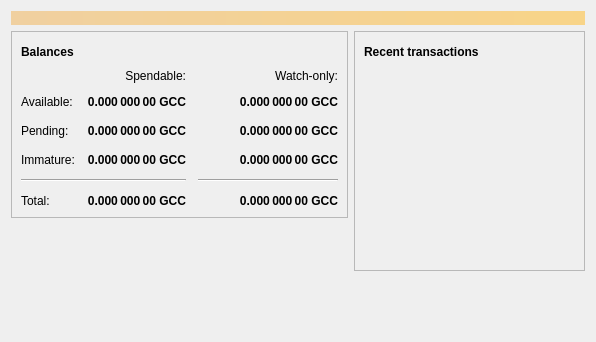
<?xml version="1.0" encoding="UTF-8"?>
<ui version="4.0">
 <class>OverviewPage</class>
 <widget class="QWidget" name="OverviewPage">
  <property name="geometry">
   <rect>
    <x>0</x>
    <y>0</y>
    <width>596</width>
    <height>342</height>
   </rect>
  </property>
  <property name="windowTitle">
   <string>Form</string>
  </property>
  <layout class="QVBoxLayout" name="topLayout">
   <item>
    <widget class="QLabel" name="labelAlerts">
     <property name="visible">
      <bool>false</bool>
     </property>
     <property name="styleSheet">
      <string notr="true">background-color: qlineargradient(x1: 0, y1: 0, x2: 1, y2: 0, stop:0 #F0D0A0, stop:1 #F8D488); color:#000000;</string>
     </property>
     <property name="wordWrap">
      <bool>true</bool>
     </property>
     <property name="margin">
      <number>3</number>
     </property>
    </widget>
   </item>
   <item>
    <layout class="QHBoxLayout" name="horizontalLayout" stretch="1,1">
     <item>
      <layout class="QVBoxLayout" name="verticalLayout_2">
       <item>
        <widget class="QFrame" name="frame">
         <property name="frameShape">
          <enum>QFrame::StyledPanel</enum>
         </property>
         <property name="frameShadow">
          <enum>QFrame::Raised</enum>
         </property>
         <layout class="QVBoxLayout" name="verticalLayout_4">
          <item>
           <layout class="QHBoxLayout" name="horizontalLayout_4">
            <item>
             <widget class="QLabel" name="label_5">
              <property name="font">
               <font>
                <weight>75</weight>
                <bold>true</bold>
               </font>
              </property>
              <property name="text">
               <string>Balances</string>
              </property>
             </widget>
            </item>
            <item>
             <widget class="QPushButton" name="labelWalletStatus">
              <property name="enabled">
               <bool>false</bool>
              </property>
              <property name="maximumSize">
               <size>
                <width>30</width>
                <height>16777215</height>
               </size>
              </property>
              <property name="toolTip">
               <string>The displayed information may be out of date. Your wallet automatically synchronizes with the Crowcoin network after a connection is established, but this process has not completed yet.</string>
              </property>
              <property name="text">
               <string/>
              </property>
              <property name="icon">
               <iconset resource="../crowcoin.qrc">
                <normaloff>:/icons/warning</normaloff>
                <disabledoff>:/icons/warning</disabledoff>:/icons/warning</iconset>
              </property>
              <property name="iconSize">
               <size>
                <width>24</width>
                <height>24</height>
               </size>
              </property>
              <property name="flat">
               <bool>true</bool>
              </property>
             </widget>
            </item>
            <item>
             <spacer name="horizontalSpacer_3">
              <property name="orientation">
               <enum>Qt::Horizontal</enum>
              </property>
              <property name="sizeHint" stdset="0">
               <size>
                <width>40</width>
                <height>20</height>
               </size>
              </property>
             </spacer>
            </item>
           </layout>
          </item>
          <item>
           <layout class="QGridLayout" name="gridLayout">
            <property name="spacing">
             <number>12</number>
            </property>
            <item row="2" column="2">
             <widget class="QLabel" name="labelWatchPending">
              <property name="font">
               <font>
                <weight>75</weight>
                <bold>true</bold>
               </font>
              </property>
              <property name="cursor">
               <cursorShape>IBeamCursor</cursorShape>
              </property>
              <property name="toolTip">
               <string>Unconfirmed transactions to watch-only addresses</string>
              </property>
              <property name="text">
               <string notr="true">0.000 000 00 GCC</string>
              </property>
              <property name="alignment">
               <set>Qt::AlignRight|Qt::AlignTrailing|Qt::AlignVCenter</set>
              </property>
              <property name="textInteractionFlags">
               <set>Qt::LinksAccessibleByMouse|Qt::TextSelectableByKeyboard|Qt::TextSelectableByMouse</set>
              </property>
             </widget>
            </item>
            <item row="2" column="1">
             <widget class="QLabel" name="labelUnconfirmed">
              <property name="font">
               <font>
                <weight>75</weight>
                <bold>true</bold>
               </font>
              </property>
              <property name="cursor">
               <cursorShape>IBeamCursor</cursorShape>
              </property>
              <property name="toolTip">
               <string>Total of transactions that have yet to be confirmed, and do not yet count toward the spendable balance</string>
              </property>
              <property name="text">
               <string notr="true">0.000 000 00 GCC</string>
              </property>
              <property name="alignment">
               <set>Qt::AlignRight|Qt::AlignTrailing|Qt::AlignVCenter</set>
              </property>
              <property name="textInteractionFlags">
               <set>Qt::LinksAccessibleByMouse|Qt::TextSelectableByKeyboard|Qt::TextSelectableByMouse</set>
              </property>
             </widget>
            </item>
            <item row="3" column="2">
             <widget class="QLabel" name="labelWatchImmature">
              <property name="font">
               <font>
                <weight>75</weight>
                <bold>true</bold>
               </font>
              </property>
              <property name="cursor">
               <cursorShape>IBeamCursor</cursorShape>
              </property>
              <property name="toolTip">
               <string>Mined balance in watch-only addresses that has not yet matured</string>
              </property>
              <property name="text">
               <string notr="true">0.000 000 00 GCC</string>
              </property>
              <property name="alignment">
               <set>Qt::AlignRight|Qt::AlignTrailing|Qt::AlignVCenter</set>
              </property>
              <property name="textInteractionFlags">
               <set>Qt::LinksAccessibleByMouse|Qt::TextSelectableByKeyboard|Qt::TextSelectableByMouse</set>
              </property>
             </widget>
            </item>
            <item row="4" column="0" colspan="2">
             <widget class="Line" name="line">
              <property name="orientation">
               <enum>Qt::Horizontal</enum>
              </property>
             </widget>
            </item>
            <item row="4" column="2">
             <widget class="Line" name="lineWatchBalance">
              <property name="sizePolicy">
               <sizepolicy hsizetype="Preferred" vsizetype="Fixed">
                <horstretch>0</horstretch>
                <verstretch>0</verstretch>
               </sizepolicy>
              </property>
              <property name="minimumSize">
               <size>
                <width>140</width>
                <height>0</height>
               </size>
              </property>
              <property name="orientation">
               <enum>Qt::Horizontal</enum>
              </property>
             </widget>
            </item>
            <item row="5" column="0">
             <widget class="QLabel" name="labelTotalText">
              <property name="text">
               <string>Total:</string>
              </property>
             </widget>
            </item>
            <item row="3" column="1">
             <widget class="QLabel" name="labelImmature">
              <property name="font">
               <font>
                <weight>75</weight>
                <bold>true</bold>
               </font>
              </property>
              <property name="cursor">
               <cursorShape>IBeamCursor</cursorShape>
              </property>
              <property name="toolTip">
               <string>Mined balance that has not yet matured</string>
              </property>
              <property name="text">
               <string notr="true">0.000 000 00 GCC</string>
              </property>
              <property name="alignment">
               <set>Qt::AlignRight|Qt::AlignTrailing|Qt::AlignVCenter</set>
              </property>
              <property name="textInteractionFlags">
               <set>Qt::LinksAccessibleByMouse|Qt::TextSelectableByKeyboard|Qt::TextSelectableByMouse</set>
              </property>
             </widget>
            </item>
            <item row="2" column="3">
             <spacer name="horizontalSpacer_2">
              <property name="orientation">
               <enum>Qt::Horizontal</enum>
              </property>
              <property name="sizeHint" stdset="0">
               <size>
                <width>40</width>
                <height>20</height>
               </size>
              </property>
             </spacer>
            </item>
            <item row="3" column="0">
             <widget class="QLabel" name="labelImmatureText">
              <property name="text">
               <string>Immature:</string>
              </property>
             </widget>
            </item>
            <item row="5" column="1">
             <widget class="QLabel" name="labelTotal">
              <property name="font">
               <font>
                <weight>75</weight>
                <bold>true</bold>
               </font>
              </property>
              <property name="cursor">
               <cursorShape>IBeamCursor</cursorShape>
              </property>
              <property name="toolTip">
               <string>Your current total balance</string>
              </property>
              <property name="text">
               <string notr="true">0.000 000 00 GCC</string>
              </property>
              <property name="alignment">
               <set>Qt::AlignRight|Qt::AlignTrailing|Qt::AlignVCenter</set>
              </property>
              <property name="textInteractionFlags">
               <set>Qt::LinksAccessibleByMouse|Qt::TextSelectableByKeyboard|Qt::TextSelectableByMouse</set>
              </property>
             </widget>
            </item>
            <item row="5" column="2">
             <widget class="QLabel" name="labelWatchTotal">
              <property name="font">
               <font>
                <weight>75</weight>
                <bold>true</bold>
               </font>
              </property>
              <property name="cursor">
               <cursorShape>IBeamCursor</cursorShape>
              </property>
              <property name="toolTip">
               <string>Current total balance in watch-only addresses</string>
              </property>
              <property name="text">
               <string notr="true">0.000 000 00 GCC</string>
              </property>
              <property name="alignment">
               <set>Qt::AlignRight|Qt::AlignTrailing|Qt::AlignVCenter</set>
              </property>
              <property name="textInteractionFlags">
               <set>Qt::LinksAccessibleByMouse|Qt::TextSelectableByKeyboard|Qt::TextSelectableByMouse</set>
              </property>
             </widget>
            </item>
            <item row="0" column="2">
             <widget class="QLabel" name="labelWatchonly">
              <property name="text">
               <string>Watch-only:</string>
              </property>
              <property name="alignment">
               <set>Qt::AlignRight|Qt::AlignTrailing|Qt::AlignVCenter</set>
              </property>
             </widget>
            </item>
            <item row="1" column="0">
             <widget class="QLabel" name="labelBalanceText">
              <property name="text">
               <string>Available:</string>
              </property>
             </widget>
            </item>
            <item row="1" column="1">
             <widget class="QLabel" name="labelBalance">
              <property name="font">
               <font>
                <weight>75</weight>
                <bold>true</bold>
               </font>
              </property>
              <property name="cursor">
               <cursorShape>IBeamCursor</cursorShape>
              </property>
              <property name="toolTip">
               <string>Your current spendable balance</string>
              </property>
              <property name="text">
               <string notr="true">0.000 000 00 GCC</string>
              </property>
              <property name="alignment">
               <set>Qt::AlignRight|Qt::AlignTrailing|Qt::AlignVCenter</set>
              </property>
              <property name="textInteractionFlags">
               <set>Qt::LinksAccessibleByMouse|Qt::TextSelectableByKeyboard|Qt::TextSelectableByMouse</set>
              </property>
             </widget>
            </item>
            <item row="1" column="2">
             <widget class="QLabel" name="labelWatchAvailable">
              <property name="font">
               <font>
                <weight>75</weight>
                <bold>true</bold>
               </font>
              </property>
              <property name="cursor">
               <cursorShape>IBeamCursor</cursorShape>
              </property>
              <property name="toolTip">
               <string>Your current balance in watch-only addresses</string>
              </property>
              <property name="text">
               <string notr="true">0.000 000 00 GCC</string>
              </property>
              <property name="alignment">
               <set>Qt::AlignRight|Qt::AlignTrailing|Qt::AlignVCenter</set>
              </property>
              <property name="textInteractionFlags">
               <set>Qt::LinksAccessibleByMouse|Qt::TextSelectableByKeyboard|Qt::TextSelectableByMouse</set>
              </property>
             </widget>
            </item>
            <item row="2" column="0">
             <widget class="QLabel" name="labelPendingText">
              <property name="text">
               <string>Pending:</string>
              </property>
             </widget>
            </item>
            <item row="0" column="1">
             <widget class="QLabel" name="labelSpendable">
              <property name="text">
               <string>Spendable:</string>
              </property>
              <property name="alignment">
               <set>Qt::AlignRight|Qt::AlignTrailing|Qt::AlignVCenter</set>
              </property>
             </widget>
            </item>
           </layout>
          </item>
         </layout>
        </widget>
       </item>
       <item>
        <spacer name="verticalSpacer">
         <property name="orientation">
          <enum>Qt::Vertical</enum>
         </property>
         <property name="sizeHint" stdset="0">
          <size>
           <width>20</width>
           <height>40</height>
          </size>
         </property>
        </spacer>
       </item>
      </layout>
     </item>
     <item>
      <layout class="QVBoxLayout" name="verticalLayout_3">
       <item>
        <widget class="QFrame" name="frame_2">
         <property name="frameShape">
          <enum>QFrame::StyledPanel</enum>
         </property>
         <property name="frameShadow">
          <enum>QFrame::Raised</enum>
         </property>
         <layout class="QVBoxLayout" name="verticalLayout">
          <item>
           <layout class="QHBoxLayout" name="horizontalLayout_2">
            <item>
             <widget class="QLabel" name="label_4">
              <property name="font">
               <font>
                <weight>75</weight>
                <bold>true</bold>
               </font>
              </property>
              <property name="text">
               <string>Recent transactions</string>
              </property>
             </widget>
            </item>
            <item>
             <widget class="QPushButton" name="labelTransactionsStatus">
              <property name="enabled">
               <bool>false</bool>
              </property>
              <property name="maximumSize">
               <size>
                <width>30</width>
                <height>16777215</height>
               </size>
              </property>
              <property name="toolTip">
               <string>The displayed information may be out of date. Your wallet automatically synchronizes with the Crowcoin network after a connection is established, but this process has not completed yet.</string>
              </property>
              <property name="text">
               <string/>
              </property>
              <property name="icon">
               <iconset resource="../crowcoin.qrc">
                <normaloff>:/icons/warning</normaloff>
                <disabledoff>:/icons/warning</disabledoff>:/icons/warning</iconset>
              </property>
              <property name="iconSize">
               <size>
                <width>24</width>
                <height>24</height>
               </size>
              </property>
              <property name="flat">
               <bool>true</bool>
              </property>
             </widget>
            </item>
            <item>
             <spacer name="horizontalSpacer">
              <property name="orientation">
               <enum>Qt::Horizontal</enum>
              </property>
              <property name="sizeHint" stdset="0">
               <size>
                <width>40</width>
                <height>20</height>
               </size>
              </property>
             </spacer>
            </item>
           </layout>
          </item>
          <item>
           <widget class="QListView" name="listTransactions">
            <property name="styleSheet">
             <string notr="true">QListView { background: transparent; }</string>
            </property>
            <property name="frameShape">
             <enum>QFrame::NoFrame</enum>
            </property>
            <property name="verticalScrollBarPolicy">
             <enum>Qt::ScrollBarAlwaysOff</enum>
            </property>
            <property name="horizontalScrollBarPolicy">
             <enum>Qt::ScrollBarAlwaysOff</enum>
            </property>
            <property name="selectionMode">
             <enum>QAbstractItemView::NoSelection</enum>
            </property>
           </widget>
          </item>
         </layout>
        </widget>
       </item>
       <item>
        <spacer name="verticalSpacer_2">
         <property name="orientation">
          <enum>Qt::Vertical</enum>
         </property>
         <property name="sizeHint" stdset="0">
          <size>
           <width>20</width>
           <height>40</height>
          </size>
         </property>
        </spacer>
       </item>
      </layout>
     </item>
    </layout>
   </item>
  </layout>
 </widget>
 <resources/>
 <connections/>
</ui>
